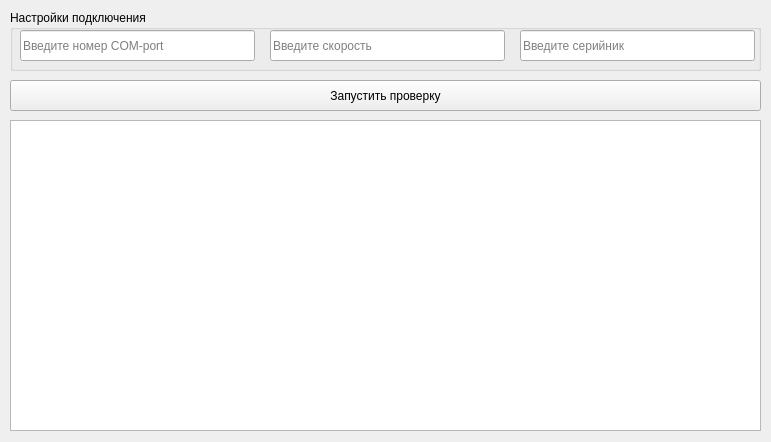
<?xml version="1.0" encoding="UTF-8"?>
<ui version="4.0">
 <class>widget</class>
 <widget class="QWidget" name="widget">
  <property name="geometry">
   <rect>
    <x>0</x>
    <y>0</y>
    <width>771</width>
    <height>442</height>
   </rect>
  </property>
  <property name="minimumSize">
   <size>
    <width>525</width>
    <height>220</height>
   </size>
  </property>
  <property name="windowTitle">
   <string>Проверка уровня доступа 'Low' СПОДЕС 4</string>
  </property>
  <property name="toolTip">
   <string/>
  </property>
  <property name="layoutDirection">
   <enum>Qt::LeftToRight</enum>
  </property>
  <widget class="QGroupBox" name="groupBox">
   <property name="geometry">
    <rect>
     <x>10</x>
     <y>10</y>
     <width>751</width>
     <height>61</height>
    </rect>
   </property>
   <property name="title">
    <string>Настройки подключения</string>
   </property>
   <widget class="QLineEdit" name="com">
    <property name="geometry">
     <rect>
      <x>10</x>
      <y>20</y>
      <width>235</width>
      <height>31</height>
     </rect>
    </property>
    <property name="text">
     <string/>
    </property>
    <property name="maxLength">
     <number>2</number>
    </property>
    <property name="alignment">
     <set>Qt::AlignLeading|Qt::AlignLeft|Qt::AlignVCenter</set>
    </property>
    <property name="dragEnabled">
     <bool>false</bool>
    </property>
    <property name="readOnly">
     <bool>false</bool>
    </property>
    <property name="placeholderText">
     <string>Введите номер COM-port</string>
    </property>
   </widget>
   <widget class="QLineEdit" name="speed">
    <property name="geometry">
     <rect>
      <x>260</x>
      <y>20</y>
      <width>235</width>
      <height>31</height>
     </rect>
    </property>
    <property name="text">
     <string/>
    </property>
    <property name="maxLength">
     <number>6</number>
    </property>
    <property name="alignment">
     <set>Qt::AlignLeading|Qt::AlignLeft|Qt::AlignVCenter</set>
    </property>
    <property name="dragEnabled">
     <bool>false</bool>
    </property>
    <property name="readOnly">
     <bool>false</bool>
    </property>
    <property name="placeholderText">
     <string>Введите скорость</string>
    </property>
   </widget>
   <widget class="QLineEdit" name="serial">
    <property name="enabled">
     <bool>true</bool>
    </property>
    <property name="geometry">
     <rect>
      <x>510</x>
      <y>20</y>
      <width>235</width>
      <height>31</height>
     </rect>
    </property>
    <property name="maximumSize">
     <size>
      <width>16777209</width>
      <height>16777215</height>
     </size>
    </property>
    <property name="text">
     <string/>
    </property>
    <property name="maxLength">
     <number>4</number>
    </property>
    <property name="alignment">
     <set>Qt::AlignLeading|Qt::AlignLeft|Qt::AlignVCenter</set>
    </property>
    <property name="dragEnabled">
     <bool>false</bool>
    </property>
    <property name="readOnly">
     <bool>false</bool>
    </property>
    <property name="placeholderText">
     <string>Введите серийник</string>
    </property>
   </widget>
  </widget>
  <widget class="QPushButton" name="start_button">
   <property name="geometry">
    <rect>
     <x>10</x>
     <y>80</y>
     <width>751</width>
     <height>31</height>
    </rect>
   </property>
   <property name="text">
    <string>Запустить проверку</string>
   </property>
  </widget>
  <widget class="QTextEdit" name="textEdit">
   <property name="enabled">
    <bool>true</bool>
   </property>
   <property name="geometry">
    <rect>
     <x>10</x>
     <y>120</y>
     <width>751</width>
     <height>311</height>
    </rect>
   </property>
   <property name="minimumSize">
    <size>
     <width>505</width>
     <height>90</height>
    </size>
   </property>
  </widget>
 </widget>
 <resources/>
 <connections/>
</ui>
